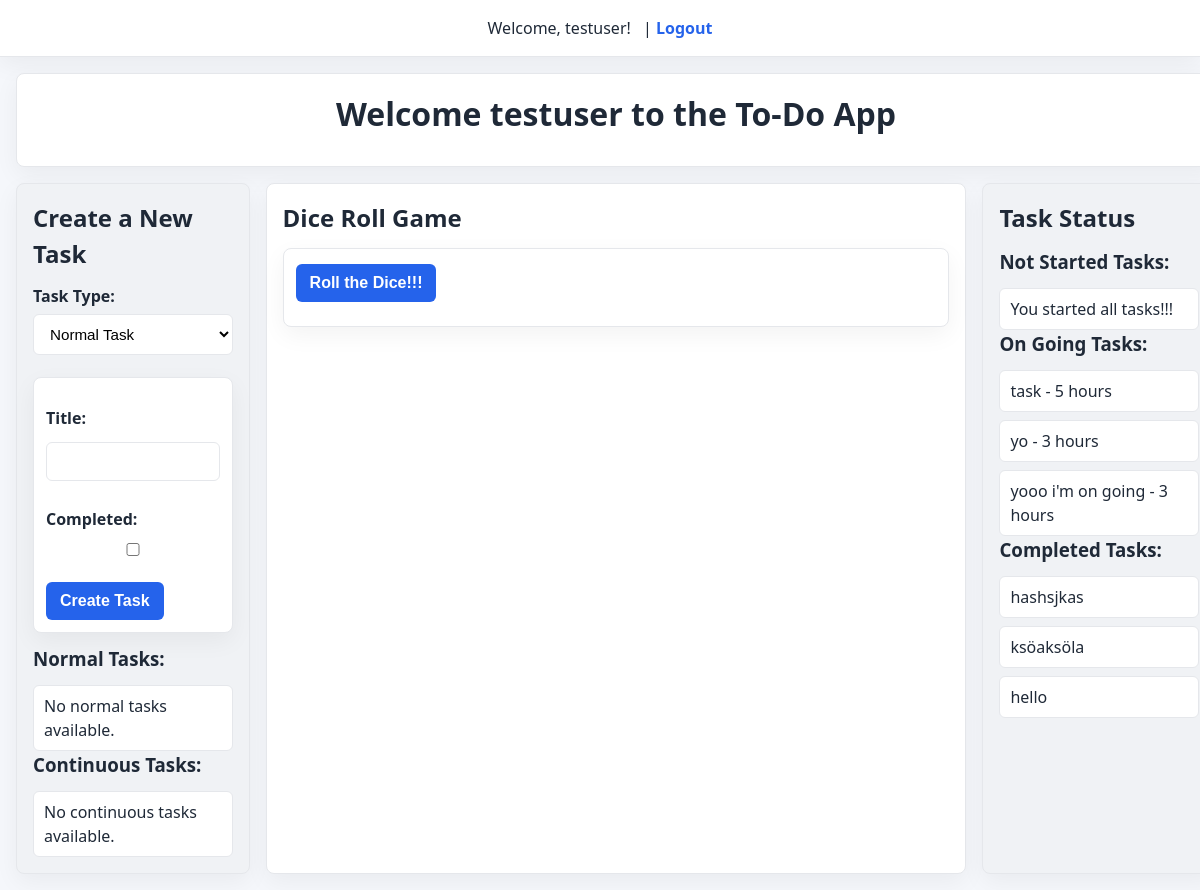
The page / (signed in) on the database as committed earlier.
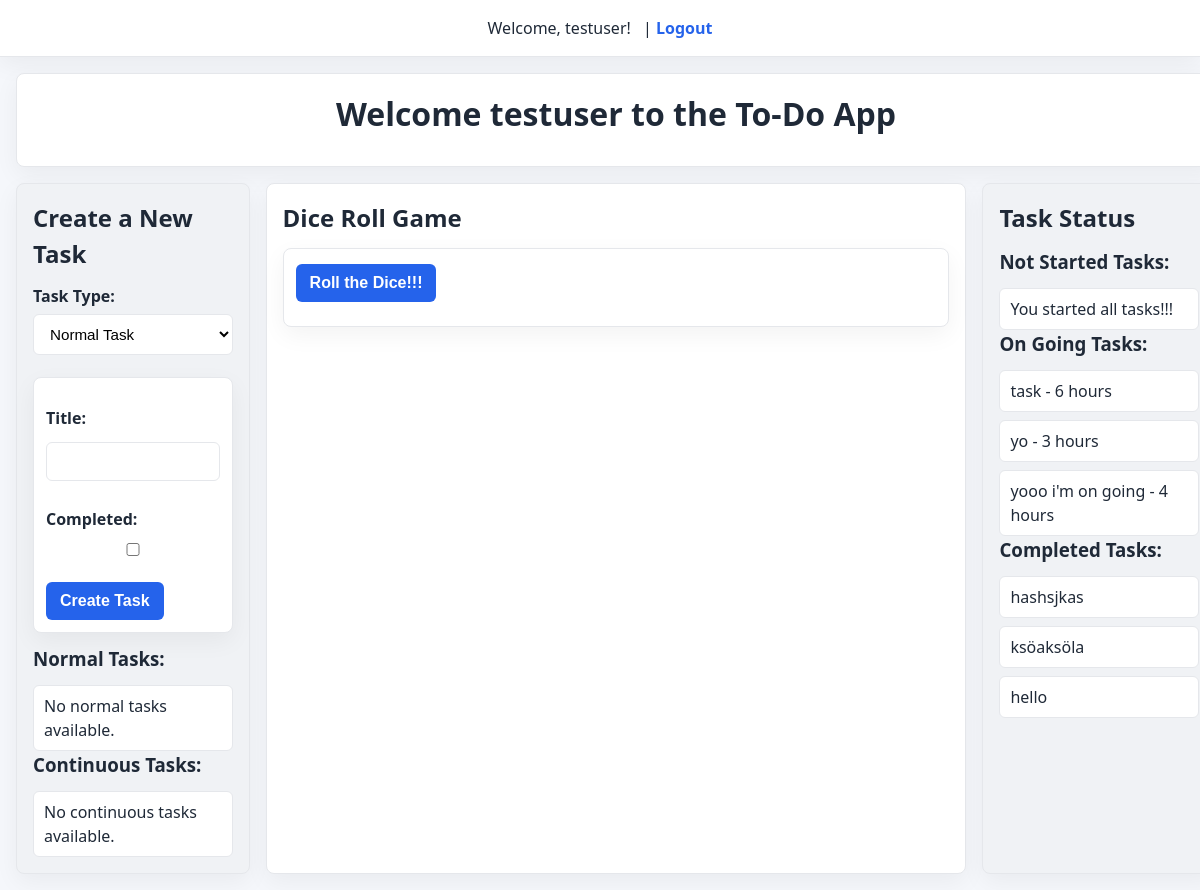
The same page on the database as committed later.
### tasks/models.py (models this page shows, shortened)
class ContinuousTask(models.Model):
    title = models.CharField(max_length=200)
    user = models.ForeignKey(User, on_delete=models.CASCADE)
    work_time = models.PositiveIntegerField(default=0)  # in hours
    completed = models.BooleanField(default=False)
    created_at = models.DateTimeField(auto_now_add=True)

### tasks/views.py (the view)
# urls.py: path('', dashboard, name='dashboard'),
@login_required
def dashboard(request):
    normal_task_form = NormalTaskForm()
    continuous_task_form = ContinuousTaskForm()
    not_started_normal = NormalTask.objects.filter(
        user=request.user, completed=False
    )
    not_started_continuous = ContinuousTask.objects.filter(
        user=request.user, completed=False, work_time=0
    )
    not_started = list(not_started_normal) + list(not_started_continuous)
    on_going = ContinuousTask.objects.filter(user=request.user, work_time__gt=0, completed=False)
    completed_normal = NormalTask.objects.filter(
        user=request.user, completed=True
    )
    completed_continuous = ContinuousTask.objects.filter(
        user=request.user, completed=True
    )
    completed = list(completed_normal) + list(completed_continuous)
    context = {
        'normal_tasks': not_started_normal,
        'continuous_tasks': not_started_continuous,
        'normal_task_form': normal_task_form,
        'continuous_task_form': continuous_task_form,
        'not_started': not_started,
        'on_going': on_going,
        'completed': completed,
    }
    return render(request, 'tasks/dashboard.html', context)

### tasks/forms.py
class NormalTaskForm(forms.ModelForm):
    class Meta:
        model = NormalTask
        fields = ['title', 'completed']

class ContinuousTaskForm(forms.ModelForm):
    class Meta:
        model = ContinuousTask
        fields = ['title', 'work_time', 'completed']

### tasks/templates/tasks/dashboard.html (shortened to what this page needs)
{% extends "tasks/base.html" %}
{% block content %}
<div class = "layout">
    <div class = "nav">
        {% if request.user.is_authenticated %}
        <h1>Welcome {{ request.user.username }} to the To-Do App</h1>
        {% endif %}
    </div>
    <aside class = "left">
        <h2>Create a New Task</h2>
        <label for="task_type">
            Task Type:
            <select id="task_type" name="task_type">
                <option value="normal">Normal Task</option>
            </select>
        </label>
        <form id="normal_form" method="post" action="{% url 'create_task' %}">
            {{ normal_task_form.as_p }}
            <button type="submit">Create Task</button>
        </form>
        <h3>Normal Tasks:</h3>
        <ul class="task-list">
            {% for task in normal_tasks %}
                <li>{{ task.title }} | <a href="{% url 'edit_task' task.id 'normal' %}">Edit</a></li>
            {% empty %}
                <li>No normal tasks available.</li>
            {% endfor %}
        </ul>
        <h3>Continuous Tasks:</h3>
        <ul class="task-list">
            {% for task in continuous_tasks %}
                <li>{{ task.title }} | <a href="{% url 'edit_task' task.id 'continuous' %}">Edit</a></li>
            {% empty %}
                <li>No continuous tasks available.</li>
            {% endfor %}
        </ul>
    </aside>
    <main class = "center">
        <h2>Dice Roll Game</h2>
        {% if not request.session.result %}
        <form method="post" action="{% url 'dice_roll' %}">
            <h2><button type="submit">Roll the Dice!!!</button></h2>
        </form>
        {% endif %}
    </main>
    <aside class = "right">
        <h2>Task Status</h2>
        <h3>Not Started Tasks:</h3>
        <ul class="task-list">
            {% for task in not_started %}
                <li>{{ task.title }}</li>
            {% empty %}
                <li>You started all tasks!!!</li>
            {% endfor %}
        </ul>
        <h3>On Going Tasks:</h3>
        <ul class="task-list">
            {% for task in on_going %}
                <li>{{ task.title }} - {{ task.work_time }} hours</li>
            {% empty %}
                <li>No on going tasks.</li>
            {% endfor %}
        </ul>
        <h3>Completed Tasks:</h3>
        <ul class="task-list">
            {% for task in completed %}
                <li>{{ task.title }}</li>
            {% empty %}
                <li>No completed tasks.</li>
            {% endfor %}
        </ul>
    </aside>
</div>
{% endblock %}

Rows that differ between the two databases and show on the page:
changed ContinuousTask "task": work_time "5" → "6"
changed ContinuousTask "yooo i'm on going": work_time "3" → "4"
